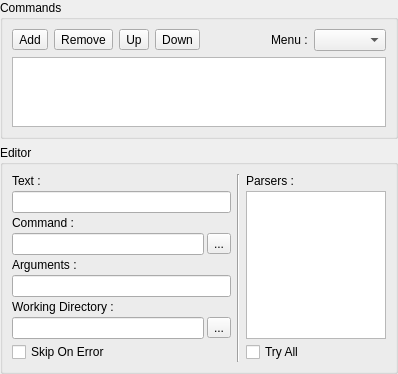
<?xml version="1.0" encoding="UTF-8"?>
<ui version="4.0">
 <class>CommandsEditor</class>
 <widget class="XUPPageEditor" name="CommandsEditor">
  <property name="geometry">
   <rect>
    <x>0</x>
    <y>0</y>
    <width>398</width>
    <height>360</height>
   </rect>
  </property>
  <property name="windowTitle">
   <string>Commands</string>
  </property>
  <property name="windowIcon">
   <iconset resource="../../resources/resources.qrc">
    <normaloff>:/xupeditor/icons/xupeditor/compiler.png</normaloff>:/xupeditor/icons/xupeditor/compiler.png</iconset>
  </property>
  <layout class="QVBoxLayout" name="verticalLayout">
   <property name="margin">
    <number>0</number>
   </property>
   <item>
    <widget class="QGroupBox" name="gbCommands">
     <property name="sizePolicy">
      <sizepolicy hsizetype="Preferred" vsizetype="Expanding">
       <horstretch>0</horstretch>
       <verstretch>0</verstretch>
      </sizepolicy>
     </property>
     <property name="title">
      <string>Commands</string>
     </property>
     <layout class="QGridLayout" name="gridLayout_3">
      <item row="0" column="0">
       <widget class="QToolButton" name="tbCommandAdd">
        <property name="text">
         <string>Add</string>
        </property>
        <property name="icon">
         <iconset resource="../../resources/resources.qrc">
          <normaloff>:/tools/icons/tools/add.png</normaloff>:/tools/icons/tools/add.png</iconset>
        </property>
       </widget>
      </item>
      <item row="0" column="1">
       <widget class="QToolButton" name="tbCommandRemove">
        <property name="text">
         <string>Remove</string>
        </property>
        <property name="icon">
         <iconset resource="../../resources/resources.qrc">
          <normaloff>:/tools/icons/tools/remove.png</normaloff>:/tools/icons/tools/remove.png</iconset>
        </property>
       </widget>
      </item>
      <item row="0" column="2">
       <widget class="QToolButton" name="tbCommandUp">
        <property name="text">
         <string>Up</string>
        </property>
        <property name="icon">
         <iconset resource="../../resources/resources.qrc">
          <normaloff>:/tools/icons/tools/up.png</normaloff>:/tools/icons/tools/up.png</iconset>
        </property>
       </widget>
      </item>
      <item row="0" column="3">
       <widget class="QToolButton" name="tbCommandDown">
        <property name="text">
         <string>Down</string>
        </property>
        <property name="icon">
         <iconset resource="../../resources/resources.qrc">
          <normaloff>:/tools/icons/tools/down.png</normaloff>:/tools/icons/tools/down.png</iconset>
        </property>
       </widget>
      </item>
      <item row="0" column="4">
       <spacer name="horizontalSpacer_2">
        <property name="orientation">
         <enum>Qt::Horizontal</enum>
        </property>
        <property name="sizeHint" stdset="0">
         <size>
          <width>22</width>
          <height>22</height>
         </size>
        </property>
       </spacer>
      </item>
      <item row="1" column="0" colspan="7">
       <widget class="QListWidget" name="lwCommands"/>
      </item>
      <item row="0" column="6">
       <widget class="QComboBox" name="cbMenus">
        <property name="sizeAdjustPolicy">
         <enum>QComboBox::AdjustToContents</enum>
        </property>
       </widget>
      </item>
      <item row="0" column="5">
       <widget class="QLabel" name="label">
        <property name="text">
         <string>Menu :</string>
        </property>
       </widget>
      </item>
     </layout>
    </widget>
   </item>
   <item>
    <widget class="QGroupBox" name="gbEditor">
     <property name="sizePolicy">
      <sizepolicy hsizetype="Preferred" vsizetype="Maximum">
       <horstretch>0</horstretch>
       <verstretch>0</verstretch>
      </sizepolicy>
     </property>
     <property name="title">
      <string>Editor</string>
     </property>
     <layout class="QHBoxLayout" name="_8">
      <item>
       <layout class="QGridLayout" name="_9">
        <property name="spacing">
         <number>3</number>
        </property>
        <item row="0" column="0" colspan="2">
         <widget class="QLabel" name="lCommandText">
          <property name="sizePolicy">
           <sizepolicy hsizetype="Expanding" vsizetype="Preferred">
            <horstretch>0</horstretch>
            <verstretch>0</verstretch>
           </sizepolicy>
          </property>
          <property name="text">
           <string>Text :</string>
          </property>
         </widget>
        </item>
        <item row="1" column="0" colspan="2">
         <widget class="QLineEdit" name="leCommandText"/>
        </item>
        <item row="2" column="0" colspan="2">
         <widget class="QLabel" name="lCommandCommand">
          <property name="sizePolicy">
           <sizepolicy hsizetype="Expanding" vsizetype="Preferred">
            <horstretch>0</horstretch>
            <verstretch>0</verstretch>
           </sizepolicy>
          </property>
          <property name="text">
           <string>Command :</string>
          </property>
         </widget>
        </item>
        <item row="3" column="0">
         <widget class="QLineEdit" name="leCommandCommand"/>
        </item>
        <item row="3" column="1">
         <widget class="QToolButton" name="tbCommandCommand">
          <property name="text">
           <string>...</string>
          </property>
          <property name="icon">
           <iconset resource="../../resources/resources.qrc">
            <normaloff>:/tools/icons/tools/file.png</normaloff>:/tools/icons/tools/file.png</iconset>
          </property>
         </widget>
        </item>
        <item row="4" column="0" colspan="2">
         <widget class="QLabel" name="lCommandArguments">
          <property name="sizePolicy">
           <sizepolicy hsizetype="Expanding" vsizetype="Preferred">
            <horstretch>0</horstretch>
            <verstretch>0</verstretch>
           </sizepolicy>
          </property>
          <property name="text">
           <string>Arguments :</string>
          </property>
         </widget>
        </item>
        <item row="5" column="0" colspan="2">
         <widget class="QLineEdit" name="leCommandArguments"/>
        </item>
        <item row="6" column="0" colspan="2">
         <widget class="QLabel" name="lCommandWorkingDirectory">
          <property name="sizePolicy">
           <sizepolicy hsizetype="Expanding" vsizetype="Preferred">
            <horstretch>0</horstretch>
            <verstretch>0</verstretch>
           </sizepolicy>
          </property>
          <property name="text">
           <string>Working Directory :</string>
          </property>
         </widget>
        </item>
        <item row="7" column="0">
         <widget class="QLineEdit" name="leCommandWorkingDirectory"/>
        </item>
        <item row="7" column="1">
         <widget class="QToolButton" name="tbCommandWorkingDirectory">
          <property name="text">
           <string>...</string>
          </property>
          <property name="icon">
           <iconset resource="../../resources/resources.qrc">
            <normaloff>:/tools/icons/tools/icon.png</normaloff>:/tools/icons/tools/icon.png</iconset>
          </property>
         </widget>
        </item>
        <item row="8" column="0" colspan="2">
         <widget class="QCheckBox" name="cbCommandSkipOnError">
          <property name="sizePolicy">
           <sizepolicy hsizetype="Expanding" vsizetype="Fixed">
            <horstretch>0</horstretch>
            <verstretch>0</verstretch>
           </sizepolicy>
          </property>
          <property name="text">
           <string>Skip On Error</string>
          </property>
         </widget>
        </item>
       </layout>
      </item>
      <item>
       <widget class="Line" name="lCommand">
        <property name="orientation">
         <enum>Qt::Vertical</enum>
        </property>
       </widget>
      </item>
      <item>
       <layout class="QVBoxLayout" name="_10">
        <property name="spacing">
         <number>3</number>
        </property>
        <property name="sizeConstraint">
         <enum>QLayout::SetMinimumSize</enum>
        </property>
        <item>
         <widget class="QLabel" name="lCommandParsers">
          <property name="text">
           <string>Parsers :</string>
          </property>
         </widget>
        </item>
        <item>
         <widget class="QListWidget" name="lwCommandParsers">
          <property name="sizePolicy">
           <sizepolicy hsizetype="Maximum" vsizetype="Expanding">
            <horstretch>0</horstretch>
            <verstretch>0</verstretch>
           </sizepolicy>
          </property>
          <property name="maximumSize">
           <size>
            <width>140</width>
            <height>16777215</height>
           </size>
          </property>
         </widget>
        </item>
        <item>
         <widget class="QCheckBox" name="cbCommandTryAll">
          <property name="sizePolicy">
           <sizepolicy hsizetype="Minimum" vsizetype="Fixed">
            <horstretch>0</horstretch>
            <verstretch>0</verstretch>
           </sizepolicy>
          </property>
          <property name="text">
           <string>Try All</string>
          </property>
         </widget>
        </item>
       </layout>
      </item>
     </layout>
    </widget>
   </item>
  </layout>
 </widget>
 <customwidgets>
  <customwidget>
   <class>XUPPageEditor</class>
   <extends>QFrame</extends>
   <header>XUPPageEditor.h</header>
   <container>1</container>
  </customwidget>
 </customwidgets>
 <resources>
  <include location="../../resources/resources.qrc"/>
 </resources>
 <connections/>
</ui>
